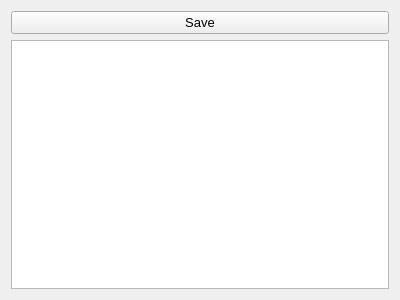
<?xml version="1.0" encoding="UTF-8"?>
<ui version="4.0">
 <class>Scanner</class>
 <widget class="QWidget" name="Scanner">
  <property name="geometry">
   <rect>
    <x>0</x>
    <y>0</y>
    <width>400</width>
    <height>300</height>
   </rect>
  </property>
  <property name="windowTitle">
   <string>Form</string>
  </property>
  <layout class="QVBoxLayout" name="verticalLayout_2">
   <item>
    <layout class="QVBoxLayout" name="verticalLayout">
     <item>
      <widget class="QPushButton" name="save">
       <property name="font">
        <font>
         <pointsize>10</pointsize>
        </font>
       </property>
       <property name="text">
        <string>Save</string>
       </property>
       <property name="icon">
        <iconset resource="../Resoures.qrc">
         <normaloff>:/icons/Save.ico</normaloff>:/icons/Save.ico</iconset>
       </property>
      </widget>
     </item>
     <item>
      <widget class="QTextEdit" name="textEdit">
       <property name="font">
        <font>
         <pointsize>10</pointsize>
        </font>
       </property>
       <property name="readOnly">
        <bool>true</bool>
       </property>
      </widget>
     </item>
    </layout>
   </item>
  </layout>
 </widget>
 <resources>
  <include location="../Resoures.qrc"/>
 </resources>
 <connections/>
</ui>
